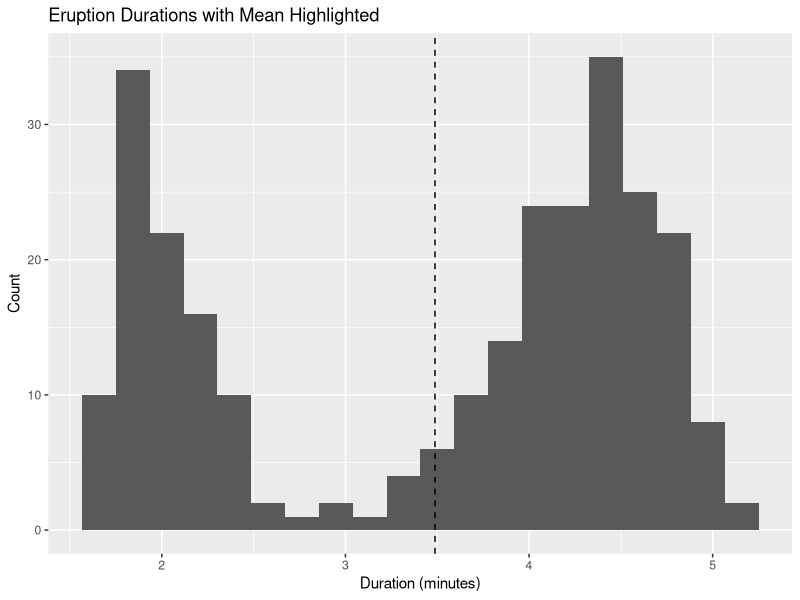
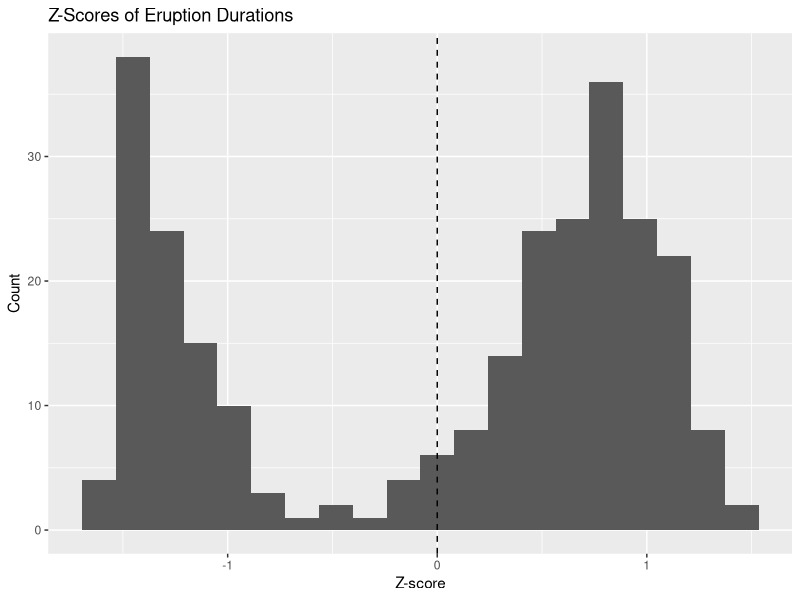

Write the R code that produced these figures, in order.
## ---- chunk 1
score <- 8
mu    <- 6
SD    <- 2

zscore <- (score - mu) / SD
zscore
## ---- chunk 2
library(ggplot2)
## ---- chunk 3
data(faithful)
duration <- faithful$eruptions
head(duration, 6)
## ---- chunk 4
# for easier viewing
duration <- sort(duration, decreasing = TRUE)
## ---- chunk 5
z_duration <- (duration - mean(duration)) / sd(duration)
head(z_duration)
## ---- chunk 6
df <- data.frame(
  duration = duration,
  z = z_duration
)
## ---- chunk 7
ggplot(df, aes(x = duration)) +
  geom_histogram(bins = 20) +
  geom_vline(xintercept = mean(duration), linetype = "dashed") +
  labs(
    title = "Eruption Durations with Mean Highlighted",
    x = "Duration (minutes)",
    y = "Count"
  )
## ---- chunk 8
ggplot(df, aes(x = z)) +
  geom_histogram(bins = 20) +
  geom_vline(xintercept = 0, linetype = "dashed") +
  labs(
    title = "Z-Scores of Eruption Durations",
    x = "Z-score",
    y = "Count"
  )
